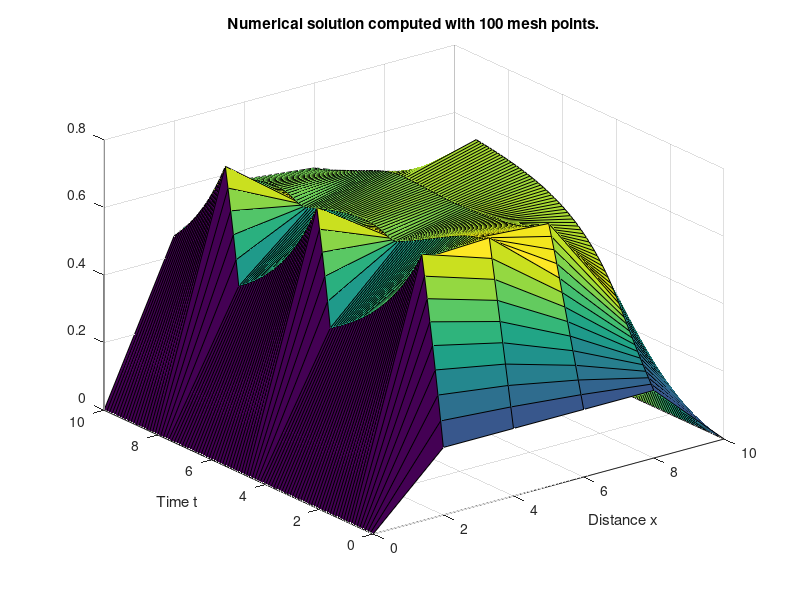
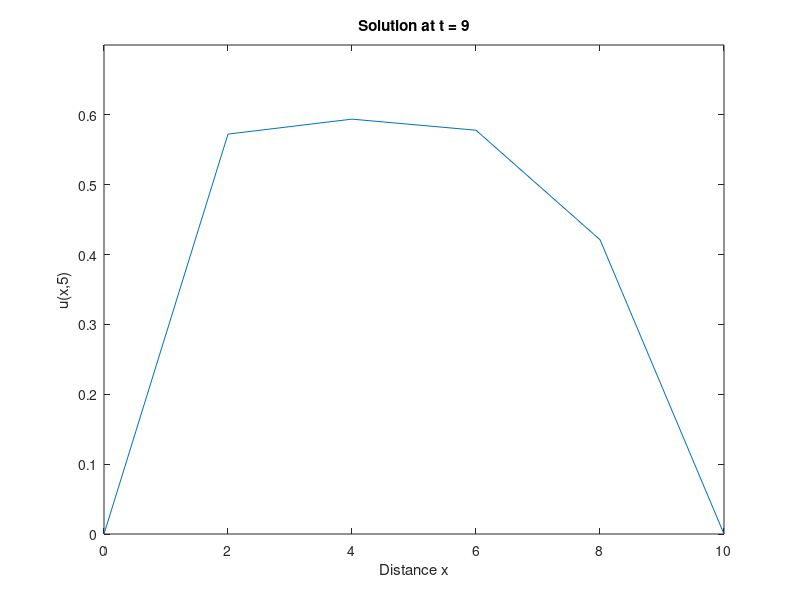
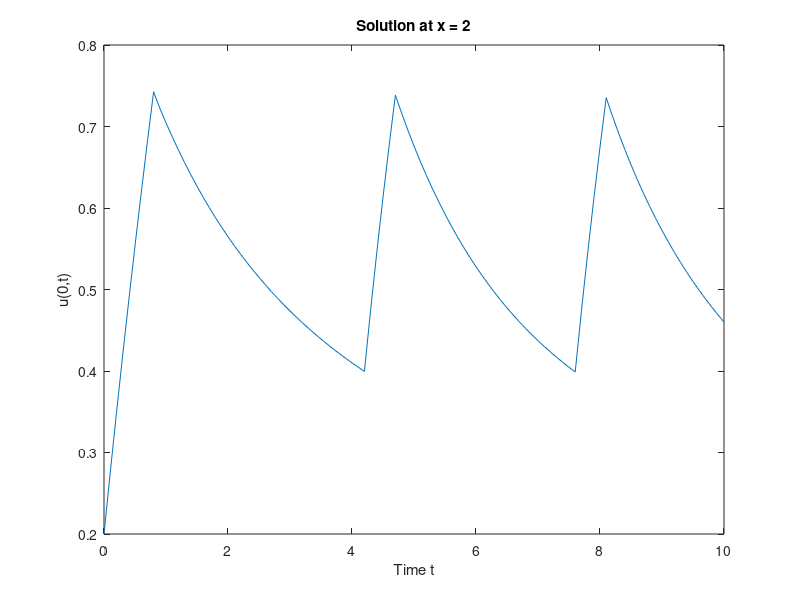
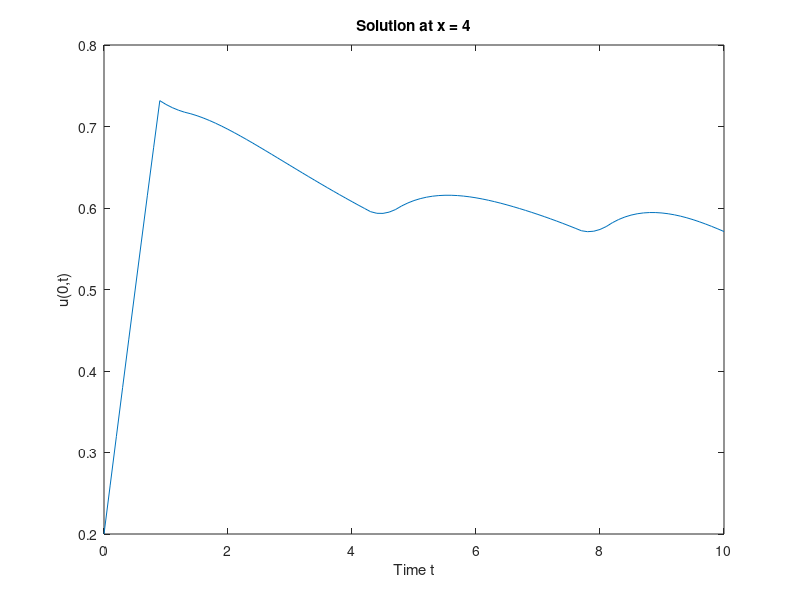

Reproduce these figures in MATLAB, in order.
function pdeswitch

%---------------------------------heater model----------------------------

   h = 2;
%      h = 1;
    deltat = 0.1;
    m = 10/h + 1; %number of mesh points
    t = 10/deltat + 1; %number of time steps
    alpha = deltat/(h*h);
    A = zeros(m -2, m - 2);     %exclude dirichlet BC

    %build matrix A
    for i = 1 : m - 2
        A(i, i) = 1 - 2 * alpha;
        if i > 1
            A(i, i - 1) = alpha;
        end

        if i < m - 2
        A(i, i + 1) = alpha;
        end
    end


    disp(A)

    u0 = ones(m - 2, 1);
    u0 = u0 * 0.2;

    function f = input_fun(x)
        f = -0.1*x + 1;
    end


    load = zeros(m - 2, 1);
    u = zeros(m - 2, t);
    u(:,1) = u0;
    
    
    for i = 2 : t

        for j = 1 : m - 2	% heater on and off control

            if i == 2   %initial condition
                load(j, 1) = deltat * input_fun(h * j);
            end    

            if load(j, 1) == 0
                load(j, 1) = 0;
            else
                load(j, 1) = deltat * input_fun(h * j);
            end    
            %switching part    
            if u(j, i - 1) >= 0.7
                %u(j, i - 1) = 0.7;
                load(j, 1) = 0;
            elseif u(j, i - 1) <= 0.4
                %u(j, i - 1) = 0.4;
                load(j, 1) = deltat * input_fun(h * j);
            end
        end
        %disp(load);

        u(:, i) = A * u(:, i - 1) + load;

    end

    xlist = linspace(0,10,m);
    tlist = linspace(0,10,t);
    u = [zeros(1, t); u; zeros(1, t)];
    u = u';


%     size(xlist);
%     size(tlist);
%     size(u);



    surf(xlist,tlist,u) 
    title('Numerical solution computed with 100 mesh points.')
    xlabel('Distance x')
    ylabel('Time t')

    figure
    plot(xlist,u(91,:))
    title('Solution at t = 9')
    xlabel('Distance x')
    ylabel('u(x,5)')
    ylim([0 0.7])
    %legend('cos(x)','cos(2x)')

    figure
    plot(tlist,u(:,1 + 2/h))
    title('Solution at x = 2')
    xlabel('Time t')
    ylabel('u(0,t)')

    figure
    plot(tlist,u(:,1+4/h))
    title('Solution at x = 4')
    xlabel('Time t')
    ylabel('u(0,t)')

end